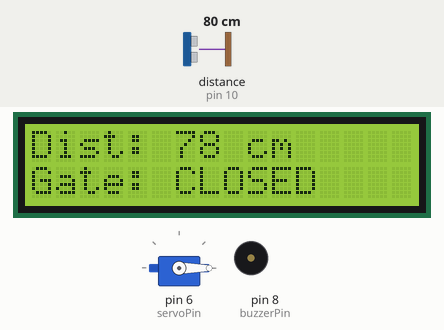
Bench run of a sketch on a simulated Arduino Uno, built with avr-gcc and run on an emulated ATmega328P. Parts: servo, 16×2 character LCD, buzzer (waves = sounding). Wiring (inferred from the names in the program): ultrasonic range finder: trigger pin 9; echo pin 10. The test bench sets the inputs (shaded band); at power-on: distance to the obstacle (sensor on pin 10) 80 cm. The echo pulse lasts 58.3 µs per cm; what the sketch prints to the serial monitor is not drawn.

Above: at 2.7 s.
2.8 s: distance to the obstacle (sensor on pin 10) set to 36 cm
At 4.0 s:
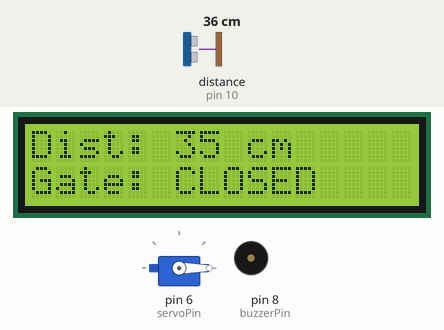
4.3 s: distance to the obstacle (sensor on pin 10) set to 27 cm
At 4.9 s:
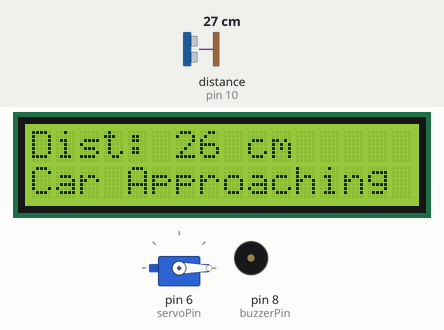
6.6 s: distance to the obstacle (sensor on pin 10) set to 18 cm
At 7.32 s:
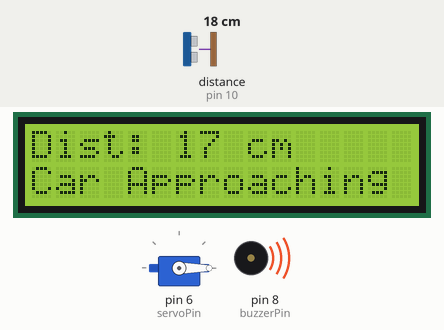
8.1 s: distance to the obstacle (sensor on pin 10) set to 15 cm
At 8.8 s:
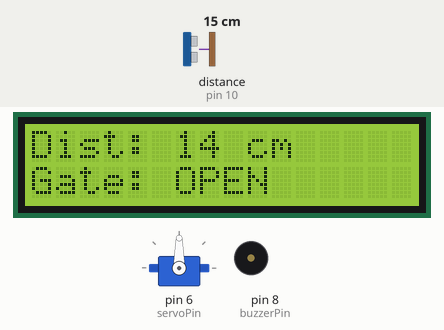
Timing chart, 0 to 11.4 s (numbered marks = the images above; inputs shaded):
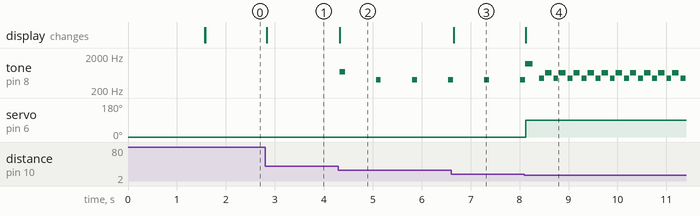

The sketch:

smart_parking_v1.ino
```cpp
/*
  SMART PARKING GATE ASSISTANT

  > 30 cm       -> Gate CLOSED, silent
  16-30 cm      -> WARNING, slow beep
  <= 15 cm      -> Gate OPEN, fast/high beep
*/

#include <Servo.h>
#include <LiquidCrystal.h>

// ---------------- PIN SETUP ----------------

const int trigPin = 9;
const int echoPin = 10;
const int servoPin = 6;
const int buzzerPin = 8;

// LCD: RS, EN, D4, D5, D6, D7
LiquidCrystal lcd(12, 11, 5, 4, 3, 2);

Servo gateServo;


// ---------------- SETTINGS ----------------

const int warningCM = 30;
const int thresholdCM = 15;

const int gateClosedAngle = 0;
const int gateOpenAngle = 90;


// ---------------- BUZZER SETTINGS ----------------

unsigned long lastBeepTime = 0;

const unsigned long warningInterval = 700;
const unsigned long openInterval = 250;


// ---------------- STATES ----------------

enum GateState {
  CLOSED,
  WARNING,
  OPEN
};

GateState currentState = CLOSED;


// =================================================
// SETUP
// =================================================

void setup()
{
  pinMode(trigPin, OUTPUT);
  pinMode(echoPin, INPUT);
  pinMode(buzzerPin, OUTPUT);

  gateServo.attach(servoPin);
  gateServo.write(gateClosedAngle);

  lcd.begin(16, 2);

  lcd.setCursor(0, 0);
  lcd.print("Parking System");

  lcd.setCursor(0, 1);
  lcd.print("Initializing...");

  delay(1500);

  lcd.clear();

  Serial.begin(9600);
}


// =================================================
// READ DISTANCE
// =================================================

long getDistanceCM()
{
  digitalWrite(trigPin, LOW);
  delayMicroseconds(2);

  digitalWrite(trigPin, HIGH);
  delayMicroseconds(10);

  digitalWrite(trigPin, LOW);

  long duration = pulseIn(echoPin, HIGH, 30000);

  if (duration == 0)
  {
    return -1;
  }

  long distanceCM = duration * 0.034 / 2;

  return distanceCM;
}


// =================================================
// MAIN LOOP
// =================================================

void loop()
{
  // ------------------------------------------------
  // READ DISTANCE
  // ------------------------------------------------

  long distance = getDistanceCM();


  // ------------------------------------------------
  // DETERMINE STATE
  // ------------------------------------------------

  GateState newState;

  if (distance > 0 && distance <= thresholdCM)
  {
    newState = OPEN;
  }
  else if (distance > thresholdCM && distance <= warningCM)
  {
    newState = WARNING;
  }
  else
  {
    newState = CLOSED;
  }


  // ------------------------------------------------
  // STATE CHANGE
  // ------------------------------------------------

  if (newState != currentState)
  {
    currentState = newState;

    // Reset buzzer timer
    lastBeepTime = millis();

    // Stop old sound
    noTone(buzzerPin);


    // OPEN
    if (currentState == OPEN)
    {
      gateServo.write(gateOpenAngle);

      // Immediate first beep
      tone(buzzerPin, 1200, 150);
    }


    // WARNING
    else if (currentState == WARNING)
    {
      gateServo.write(gateClosedAngle);

      // Immediate first beep
      tone(buzzerPin, 700, 120);
    }


    // CLOSED
    else
    {
      gateServo.write(gateClosedAngle);

      // Completely silent
      noTone(buzzerPin);
    }
  }


  // ------------------------------------------------
  // LCD - DISTANCE
  // ------------------------------------------------

  lcd.setCursor(0, 0);

  if (distance > 0)
  {
    lcd.print("Dist: ");
    lcd.print(distance);
    lcd.print(" cm    ");
  }
  else
  {
    lcd.print("Dist: No Echo   ");
  }


  // ------------------------------------------------
  // LCD - STATUS
  // ------------------------------------------------

  lcd.setCursor(0, 1);

  if (currentState == OPEN)
  {
    lcd.print("Gate: OPEN      ");
  }
  else if (currentState == WARNING)
  {
    lcd.print("Car Approaching ");
  }
  else
  {
    lcd.print("Gate: CLOSED    ");
  }


// ------------------------------------------------
// REPEATING BUZZER
// ------------------------------------------------

unsigned long now = millis();

// =================================================
// WARNING
// Low gentle beep
// =================================================

if (currentState == WARNING)
{
  if (now - lastBeepTime >= warningInterval)
  {
    tone(buzzerPin, 400, 100);

    lastBeepTime = now;
  }
}


// =================================================
// OPEN
// Ascending "doo-doo"
// =================================================

else if (currentState == OPEN)
{
  if (now - lastBeepTime >= openInterval)
  {
    tone(buzzerPin, 450, 100);
    delay(120);

    tone(buzzerPin, 650, 130);

    lastBeepTime = now;
  }
}


// =================================================
// CLOSED
// Completely silent
// =================================================

else
{
  noTone(buzzerPin);
}
  // ------------------------------------------------
  // SERIAL MONITOR
  // ------------------------------------------------

  Serial.print("Distance: ");

  if (distance > 0)
  {
    Serial.print(distance);
    Serial.print(" cm");
  }
  else
  {
    Serial.print("No Echo");
  }

  Serial.print(" | State: ");

  if (currentState == OPEN)
  {
    Serial.println("OPEN");
  }
  else if (currentState == WARNING)
  {
    Serial.println("WARNING");
  }
  else
  {
    Serial.println("CLOSED");
  }


  delay(50);
}
```

Measured:
- the behaviour switches between 32 and 31 cm on distance to the obstacle (sensor on pin 10) (found by bisection; images 1 and 2)
- the behaviour switches between 17 and 16 cm on distance to the obstacle (sensor on pin 10) (found by bisection; images 3 and 4)
- after the input at 2.8 s, the display: changes at once (image 1)
- after the input at 4.3 s, tone on pin 8 (buzzerPin): silent → 700 Hz at once, then repeats every 0.72 s: silent 0.62 s, 400 Hz 0.10 s; the display: changes at once (image 2)
- after the input at 6.6 s, the display: changes after 0.06 s (image 3)
- after the input at 8.1 s, servo on pin 6 (servoPin): 0° → 90° at once; the display: changes at once (image 4)
